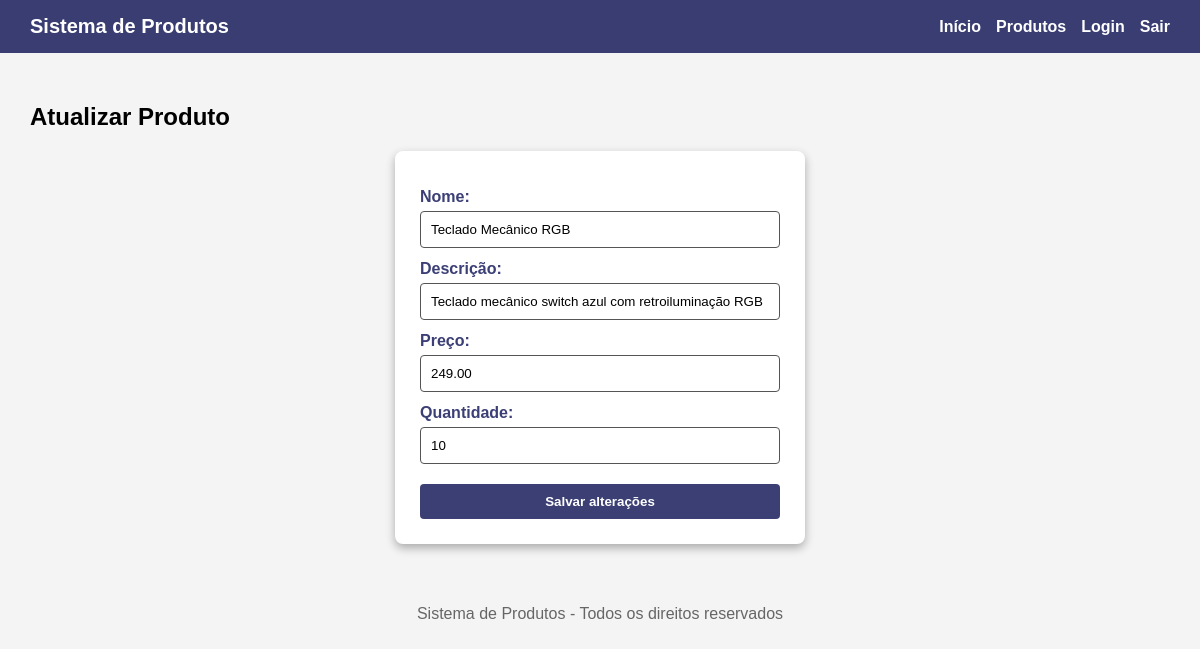
The page /produtos/atualizar.php?id=2 (signed in) on the database as committed earlier.
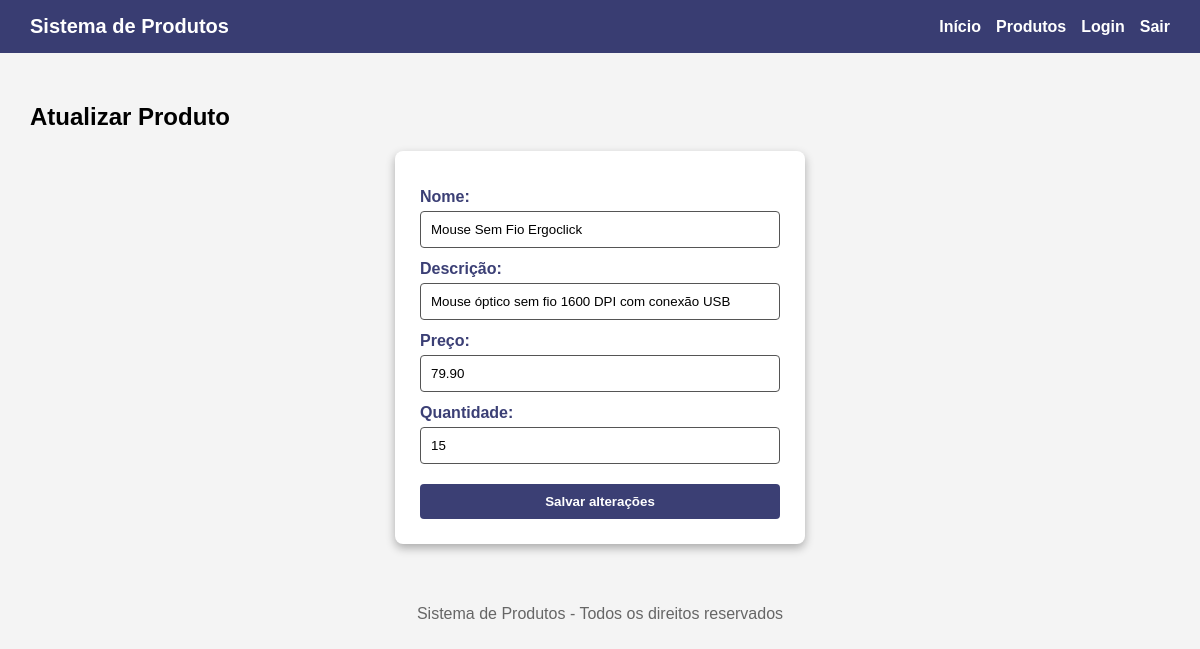
The same page on the database as committed later.
### tables this page shows
CREATE TABLE `produtos` (
  `id` int(11) NOT NULL,
  `nome` varchar(100) NOT NULL,
  `descricao` varchar(255) NOT NULL,
  `preco` decimal(10,2) NOT NULL,
  `quantidade` int(11) NOT NULL
);

### produtos/atualizar.php (the view, shortened to what this page needs)
<?php
require __DIR__ . '/../conexao.php';
if ($_SERVER['REQUEST_METHOD'] == 'POST') {
    $id = $_POST['id'];
    $nome = $_POST['nome'];
    $descricao = $_POST['descricao'];
    $preco = $_POST['preco'];
    $quantidade = $_POST['quantidade'];
    $sql = "UPDATE produtos SET
            nome = '$nome',
            descricao = '$descricao',
            preco = '$preco',
            quantidade = '$quantidade'
            WHERE id = '$id'";
    mysqli_query($conexao, $sql);
    header('Location: listar.php');
    exit;
} else {
    $id = $_GET['id'];
    $sql = "SELECT * FROM produtos WHERE id = '$id'";
    $resultado = mysqli_query($conexao, $sql);
    $produto = mysqli_fetch_assoc($resultado);
}
?>
<?php require __DIR__ . '/../cabecalho.php'; ?>
<main>
    <h2>Atualizar Produto</h2>
    <form action="atualizar.php" method="POST">
        <label>Nome:</label>
        <input type="text" name="nome" value="<?php echo $produto['nome']; ?>"><br>
        <label>Descrição:</label>
        <input type="text" name="descricao" value="<?php echo $produto['descricao']; ?>"><br>
        <label>Preço:</label>
        <input type="number" min="1" step="0.01" name="preco" value="<?php echo $produto['preco']; ?>"><br>
        <label>Quantidade:</label>
        <input type="number" min="1" max="10000" name="quantidade" value="<?php echo $produto['quantidade']; ?>"><br>
        <button type="submit">Salvar alterações</button>
    </form>
</main>
<?php require __DIR__ . '/../rodape.php'; ?>

Rows that differ between the two databases and show on the page:
changed produtos: nome "Teclado Mecânico RGB" → "Mouse Sem Fio Ergoclick"; descricao "Teclado mecânico switch azul com retroiluminação RGB" → "Mouse óptico sem fio 1600 DPI com conexão USB"; preco "249.00" → "79.90"; quantidade "10" → "15"
